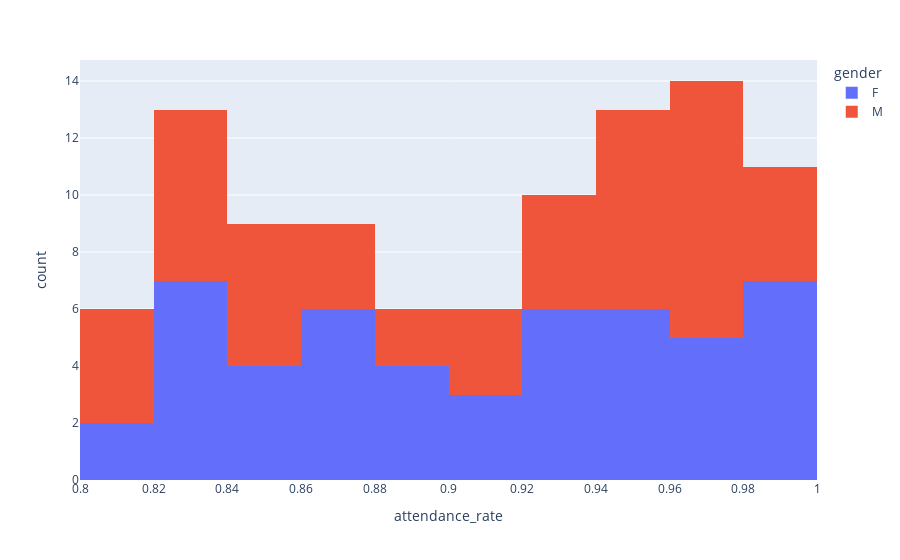

Notebook cell for this chart:
### Code cell
fig= px.histogram(student_marks, x='attendance_rate',
                  color='gender', nbins=20)
fig.show()

### Figure 1 — Plotly figure (JSON) as saved in the notebook; plotly's stock layout.template omitted (floating-point values rounded to 4 significant figures)
{"data": [{"bingroup": "x", "hovertemplate": "gender=F<br>attendance_rate=%{x}<br>count=%{y}<extra></extra>", "legendgroup": "F", "marker": {"color": "#636efa", "pattern": {"shape": ""}}, "name": "F", "nbinsx": 20, "orientation": "v", "showlegend": true, "x": [0.89, 0.83, 0.92, 0.94, 0.97, 0.97, 0.8, 0.92, 0.94, 0.99, 0.87, 0.99, 0.95, 0.98, 0.89, 0.85, 0.88, 0.82, 0.85, 0.92, 0.83, 0.87, 1.0, 0.88, 0.87, 0.99, 0.98, 0.97, 0.93, 0.91, 0.83, 0.92, 0.94, 0.91, 0.84, 0.99, 0.91, 0.96, 0.92, 0.86, 0.85, 0.95, 0.86, 0.96, 0.83, 0.86, 0.81, 0.82, 0.82, 0.94, 0.98], "xaxis": "x", "yaxis": "y", "type": "histogram"}, {"bingroup": "x", "hovertemplate": "gender=M<br>attendance_rate=%{x}<br>count=%{y}<extra></extra>", "legendgroup": "M", "marker": {"color": "#EF553B", "pattern": {"shape": ""}}, "name": "M", "nbinsx": 20, "orientation": "v", "showlegend": true, "x": [0.98, 0.8, 0.95, 0.84, 0.93, 0.84, 0.96, 0.95, 0.92, 0.81, 0.9, 1.0, 0.97, 0.86, 0.99, 0.95, 1.0, 0.96, 0.96, 0.97, 0.83, 0.83, 0.88, 0.84, 0.98, 0.91, 0.99, 0.87, 0.97, 0.97, 0.87, 0.8, 0.88, 0.97, 0.92, 0.85, 0.95, 0.81, 0.82, 0.93, 0.94, 0.94, 0.82, 0.83, 0.84, 0.91, 0.83, 0.97, 0.95], "xaxis": "x", "yaxis": "y", "type": "histogram"}], "layout": {"xaxis": {"anchor": "y", "domain": [0.0, 1.0], "title": {"text": "attendance_rate"}}, "yaxis": {"anchor": "x", "domain": [0.0, 1.0], "title": {"text": "count"}}, "legend": {"title": {"text": "gender"}, "tracegroupgap": 0}, "margin": {"t": 60}, "barmode": "relative"}}
